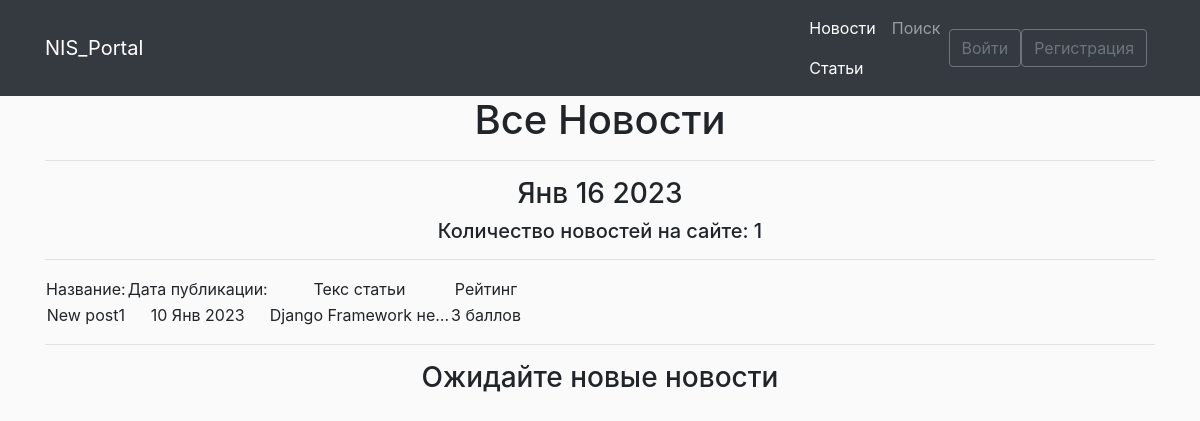
Before: /posts/articles/ with the older database file.
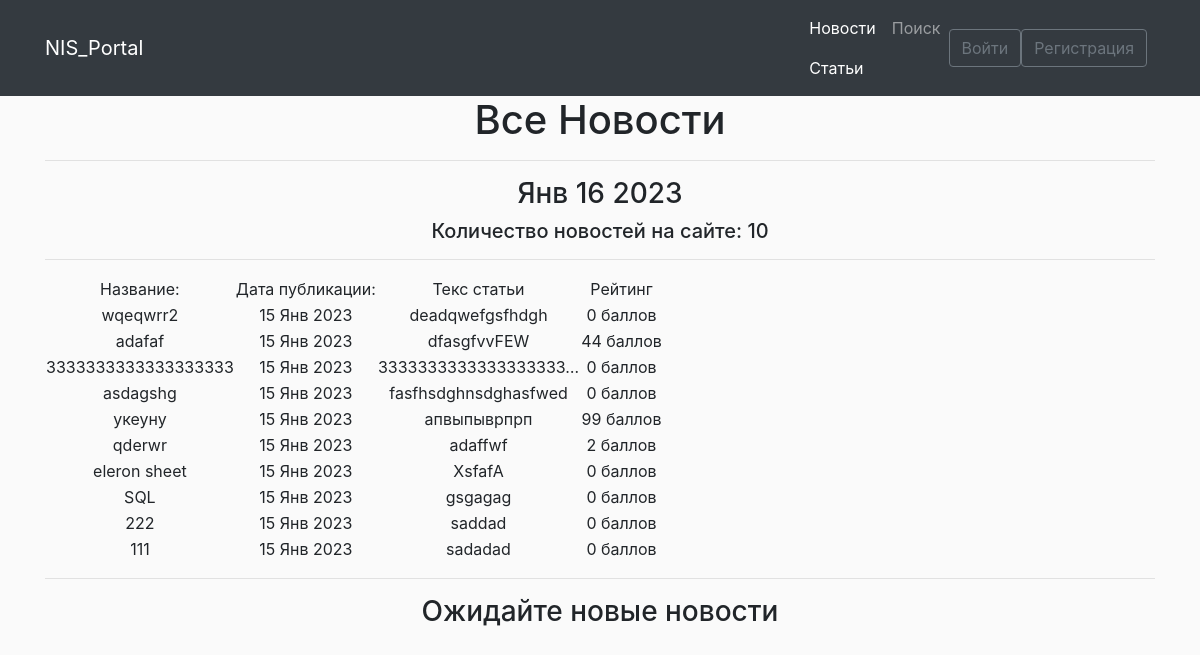
After: the same page with the newer database file.
### news/models.py (models this page shows, shortened)
class Post(models.Model):
    post = 'P'
    news = 'N'
    author = models.ForeignKey(Author, verbose_name='Автор', on_delete=models.CASCADE)
    select = models.CharField('Статья/Новость', max_length=10, choices=SELECT, default=post)
    date = models.DateTimeField('Дата', default=timezone.now)
    categories = models.ManyToManyField(Category, through='PostCategory')
    title = models.CharField('Название статьи', max_length=120, unique=True)
    text = models.TextField('Основной текст статьи')
    rating_post = models.IntegerField(default=0)
    class Meta:
        verbose_name = 'Пост'
        verbose_name_plural = 'Посты'

### news/views.py (the view)
# urls.py: path('articles/', views.ShowNewsView.as_view(), name='articles-main'),
class ShowNewsView(ListView):
    model = Post  # Указываем модель, объекты которой мы будем выводить
    ordering = ['-date']  # Поле, которое будет использоваться для сортировки объектов
    template_name = 'news/showNews.html'  # Указываем имя шаблона, в котором будут все инструкции о том, как именно пользователю должны быть показаны наши объекты
    context_object_name = 'news'  # Это имя списка, в котором будут лежать все объекты в HTML обращаемся к нему!!!
    paginate_by = 10  # постраничный вывод, сколько объектов выводим на 1 страницу
    def get_context_data(self, **kwargs):
        context = super().get_context_data(**kwargs)
        context['time_now'] = datetime.utcnow()
        context['next_news'] = 'Ожидайте новые новости'
        return context
    def get_queryset(self):
        if 'news' in self.request.path:
            self.queryset = super().get_queryset().filter(select='N')
            return self.queryset
        else:
            self.queryset = super().get_queryset().filter(select='P')
            return self.queryset

### news/templatetags/custom_filters.py (called while the page is built)
@register.filter()
def currency(value, code):
    postfix = CURRENCIES_SYMBOLS[code]
    return f'{value} {postfix}'

### news/templates/news/showNews.html
{% extends 'news/base.html' %}
{% load custom_filters %}
{% block content %}
   <h1>Все Новости</h1>
   <hr>
    <h3>{{ time_now|date:'M d Y' }}</h3>
    <h5>Количество новостей на сайте: {{news|length}}</h5>
    <hr>
   {% if news %}
       <table>
           <tr>
               <td>Название:</td>
               <td>Дата публикации:</td>
               <td>Текс статьи</td>
               <td>Рейтинг</td>
           </tr>
           {% for new in news %}
           <tr>
               <td>{{ new.title }}</td>
               <td>{{ new.date|date:'d M Y' }}</td>
               <td>{{ new.text|truncatechars:20 }}</td>
               <td>{{ new.rating_post|currency:"score" }}</td>
           </tr>
           {% endfor %}
       </table>
   {% else %}
       <h2>Новостей пока нет!</h2>
   {% endif %}
    <hr>
    <h3> {{ next_news|default_if_none:"Чуть позже появятся новые новости!" }} </h3>
{% endblock content %}

Changed rows visible on the page:
no longer on this page (row unchanged): Post: title "New post1", date "10 Янв 2023", text "Django Framework не…", rating_post "3 баллов"
added Post: title "wqeqwrr2", date "15 Янв 2023", text "deadqwefgsfhdgh", rating_post "0 баллов"
added Post: title "adafaf", date "15 Янв 2023", text "dfasgfvvFEW", rating_post "44 баллов"
added Post: title "3333333333333333333", date "15 Янв 2023", text "3333333333333333333…", rating_post "0 баллов"
added Post: title "asdagshg", date "15 Янв 2023", text "fasfhsdghnsdghasfwed", rating_post "0 баллов"
added Post: title "укеуну", date "15 Янв 2023", text "апвыпыврпрп", rating_post "99 баллов"
added Post: title "qderwr", date "15 Янв 2023", text "adaffwf", rating_post "2 баллов"
added Post: title "eleron sheet", date "15 Янв 2023", text "XsfafA", rating_post "0 баллов"
added Post: title "SQL", date "15 Янв 2023", text "gsgagag", rating_post "0 баллов"
added Post: title "222", date "15 Янв 2023", text "saddad", rating_post "0 баллов"
added Post: title "111", date "15 Янв 2023", text "sadadad", rating_post "0 баллов"
Other visible differences:
{{ news|length }}: "1" → "10"
